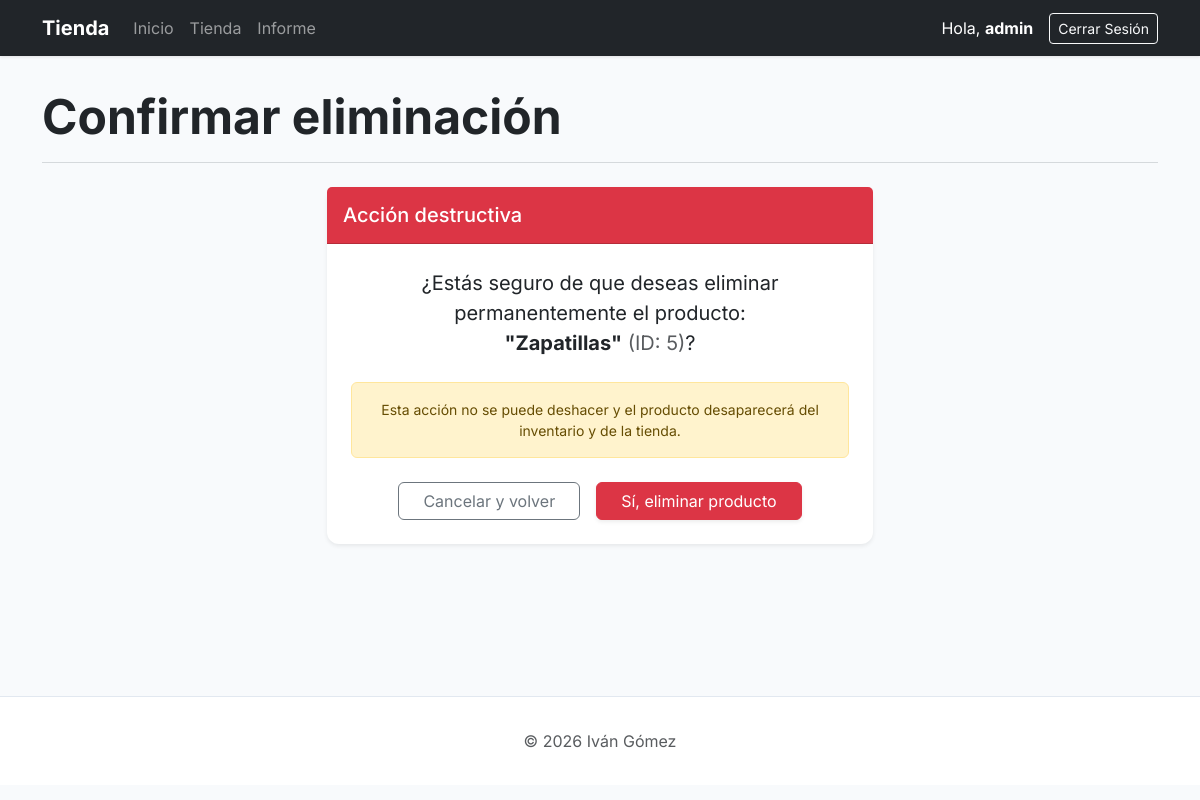
The app's page /tienda/admin/productos/eliminar/5 (signed in) with its own data.
### core/models.py (models this page shows, shortened)
class UsuarioTienda(AbstractUser):
    vip = models.BooleanField(default=False)
    saldo = models.DecimalField(decimal_places=2, max_digits=4, null=True)

class Producto(models.Model):
    nombre = models.CharField(max_length=50)
    modelo = models.CharField(max_length=75)
    unidades = models.IntegerField()
    precio = models.DecimalField(decimal_places=2, max_digits=4)
    vip = models.BooleanField(default=False)
    usuario = models.ManyToManyField(UsuarioTienda, through='Compra')
    marca = models.ForeignKey(Marca, on_delete=models.SET_NULL, null=True, blank=True, related_name='productos')

### core/views.py (the view)
# urls.py: path('tienda/admin/productos/eliminar/<int:pk>', eliminar_producto.as_view(), name='eliminar_producto'),
class eliminar_producto(UserPassesTestMixin,DeleteView):
    model = Producto
    success_url = reverse_lazy('ver_producto')
    template_name = 'core/eliminar_producto.html'
    context_object_name = 'producto'
    def test_func(self):
        return self.request.user.is_superuser or self.request.user.is_staff

### core/templates/core/eliminar_producto.html (shortened to what this page needs)
{% extends 'core/base.html' %}
{% block tittle_section %}Confirmar eliminación{% endblock %}
{% block content %}
<div class="row justify-content-center">
    <div class="col-md-6">
        <div class="card shadow-sm border-danger">
            <div class="card-header bg-danger text-white py-3">
                <h2 class="h5 mb-0">Acción destructiva</h2>
            </div>
            <div class="card-body p-4 text-center">
                <p class="fs-5 mb-4">
                    ¿Estás seguro de que deseas eliminar permanentemente el producto:
                    <br>
                    <strong class="text-dark">"{{ producto.nombre }}"</strong>
                    <span class="text-muted">(ID: {{ producto.id }})</span>?
                </p>
                <div class="alert alert-warning d-flex align-items-center mb-4" role="alert">
                    <div class="small">
                        Esta acción no se puede deshacer y el producto desaparecerá del inventario y de la tienda.
                    </div>
                </div>
                <form action="" method="POST" class="d-flex justify-content-center gap-3">
                    <a href="{% url 'ver_producto' %}" class="btn btn-outline-secondary px-4">
                        Cancelar y volver
                    </a>
                    <button type="submit" class="btn btn-danger px-4 shadow-sm">
                        Sí, eliminar producto
                    </button>
                </form>
            </div>
        </div>
    </div>
</div>
{% endblock %}

### core/templates/core/base.html (shortened to what this page needs)
<!DOCTYPE html>
<html lang="es">
<head>
    <link href="https://cdn.jsdelivr.net/npm/bootstrap@5.3.2/dist/css/bootstrap.min.css" rel="stylesheet">
</head>
<body>
    <nav class="navbar navbar-expand-lg navbar-dark bg-dark sticky-top">
        <div class="container">
            <a class="navbar-brand fw-bold" href="{% url 'ver_producto' %}">Tienda</a>
            <div class="collapse navbar-collapse" id="navbarNav">
                <ul class="navbar-nav me-auto">
                    <li class="nav-item"><a class="nav-link" href="{% url 'ver_producto' %}">Inicio</a></li>
                    <li class="nav-item"><a class="nav-link" href="{% url 'ver_producto_tienda' %}">Tienda</a></li>
                    <li class="nav-item"><a class="nav-link" href="{% url 'informes' %}">Informe</a></li>
                </ul>
                <div class="d-flex align-items-center">
                    {% if user.is_authenticated %}
                        <span class="navbar-text me-3 text-white">Hola, <strong>{{user.username}}</strong></span>
                        <form action="{% url 'logout' %}" method="post" class="m-0">
                            <button type="submit" class="btn btn-outline-light btn-sm">Cerrar Sesión</button>
                        </form>
                    {% else %}
                        <a href="{% url 'login' %}" class="btn btn-primary btn-sm me-3">Iniciar sesión</a>
                        <a href="{% url 'register' %}" class="btn btn-primary btn-sm">Registrarse</a>
                    {% endif %}
                </div>
            </div>
        </div>
    </nav>
    <main class="container main-container">
        <header class="mb-4">
            <h1 class="display-5 fw-bold text-dark">{% block tittle_section %}{% endblock %}</h1>
            <hr class="text-secondary opacity-25">
        </header>
        {% block content %}{% endblock %}
    </main>
    <footer class="footer">
        <div class="container text-center text-muted">
            <p class="mb-0">&copy; 2026 Iván Gómez</p>
        </div>
    </footer>
</body>
</html>

### core/templates/core/base.html (style rules this page uses)
:root { --bs-body-font-family: 'Inter', sans-serif; --primary-color: #2563eb; }
body { background-color: #f8fafc; color: #1e293b; }
.navbar { box-shadow: 0 1px 3px 0 rgba(0, 0, 0, 0.1); }
.main-container { min-height: calc(100vh - 160px); padding-top: 2rem; padding-bottom: 4rem; }
.card { border: none; box-shadow: 0 4px 6px -1px rgba(0, 0, 0, 0.1); border-radius: 12px; }
.footer { background: #fff; border-top: 1px solid #e2e8f0; padding: 2rem 0; margin-top: auto; }

### core/templates/core/eliminar_producto.html (style rules this page uses)
.card { border-width: 2px; }

### records on screen
UsuarioTienda: username "admin"
Producto: nombre "Zapatillas", id "5"
